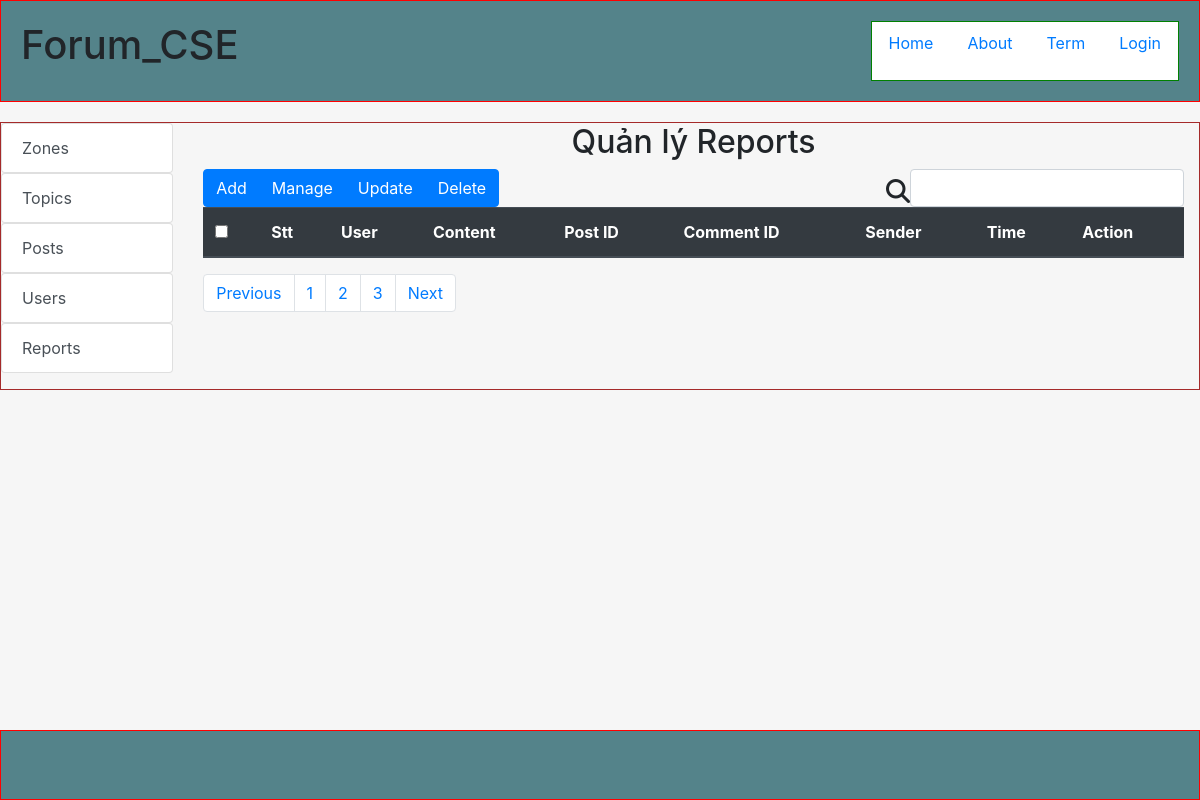
Before: /Forum/index.php?controller=admin&action=reports_index with the older database file.
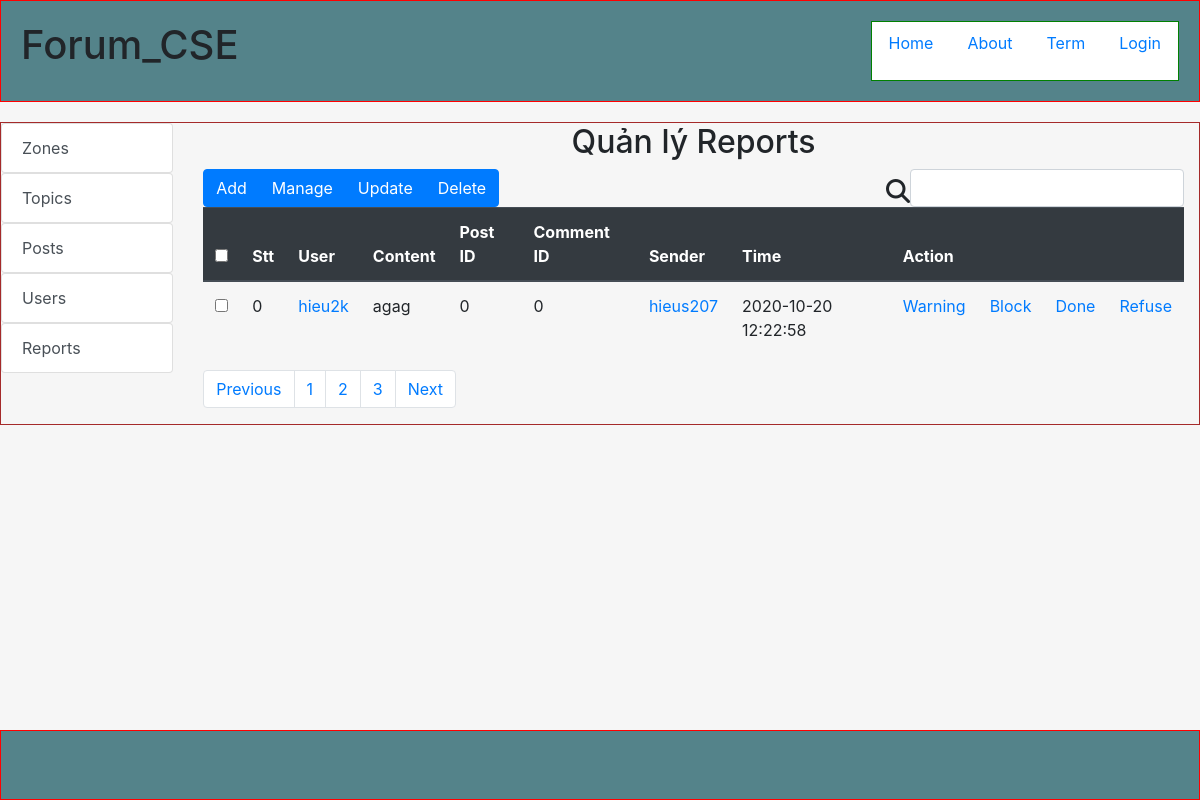
After: the same page with the newer database file.
### tables this page shows
CREATE TABLE `reports` (
  `rp_id` int(11) NOT NULL,
  `content` varchar(255) NOT NULL,
  `create_at` timestamp NOT NULL DEFAULT current_timestamp(),
  `cm_id` int(11) DEFAULT 0,
  `post_id` int(11) DEFAULT 0,
  `user_id` int(11) DEFAULT 0,
  `us_reported_id` int(11) NOT NULL
);

CREATE TABLE `users` (
  `user_id` int(11) NOT NULL,
  `username` varchar(60) NOT NULL,
  `fullname` varchar(60) NOT NULL,
  `email` varchar(255) NOT NULL,
  `avt` varchar(255) DEFAULT NULL,
  `password` varchar(255) NOT NULL,
  `code` varchar(255) DEFAULT NULL,
  `create_at` timestamp NOT NULL DEFAULT current_timestamp(),
  `admin` tinyint(4) NOT NULL DEFAULT 0,
  `status` tinyint(4) NOT NULL DEFAULT 0
);

### Forum/controllers/AdminCTL.php (called while the page is built, shortened)
<?php
require_once 'models/UserModel.php';
require_once 'models/ReportModel.php';
require_once 'controllers/ParentCTL.php';
class AdminCTL extends ParentCTL
{
  public function reports_index(){
    global $URL;
    $reportModel = new ReportModel();
    $reports = $reportModel->selectAll();
    $userModel = new UserModel();
    $users = $userModel->selectAll();
    require_once 'views/admin/reports/index.php';
  }
}
?>

### Forum/index.php (called while the page is built, shortened)
<?php
$action = isset($_GET['action']) ? $_GET['action'] : 'index';
$object = new $controller;
$object->$action();
?>

### Forum/models/model.php (called while the page is built, shortened)
<?php
    require_once("path.php");
    function openConnect(){
        $conn=mysqli_connect(HOST,USER,PASS,DB);
        return $conn;
    }
?>

### Forum/models/ReportModel.php (called while the page is built, shortened)
<?php
    require_once("model.php");
    class ReportModel{
        public $connection;
        function ReportModel($content="",$post_id="",$user_id="",$cm_id="",$us_reported_id=""){
            $this->connection=openConnect();
        }
        function selectAll(){
            $sql="SELECT * FROM ". self::TABLE;
            $rs=mysqli_query($this->connection,$sql);
            $result=mysqli_fetch_all($rs,MYSQLI_ASSOC);
            return $result;
        }
    }
?>

### Forum/path.php (called while the page is built, shortened)
<?php
    $URL="http://localhost:88/Forum/index.php?controller="
?>

### Forum/models/UserModel.php (called while the page is built, shortened)
<?php
    require_once("model.php");
    class UserModel{
        public $connection;
        function UserModel($username='',$fullname='',$email='',$password='',$admin='',$status=''){
            $this->connection=openConnect();
        }
        function selectAll($data=[]){
            $sql="SELECT * FROM ". self::TABLE;
            $rs=mysqli_query($this->connection,$sql);
            $result=mysqli_fetch_all($rs,MYSQLI_ASSOC);
            return $result;
        }
    }
?>

### Forum/views/admin/reports/index.php (the view, shortened to what the changed rows need)
<?php include_once("path.php");
global $ROOT_PATH; ?>
<?php include($ROOT_PATH."/includes/headerp1.php");?>
<link rel="stylesheet" href="assets/css/admin.css">
<?php include($ROOT_PATH."/includes/headerp2.php");?>
<?php include($ROOT_PATH."/includes/admin_headerp3.php");?>
                <div class="col-md-10">
                    <h2 class="text-center">Quản lý Reports</h2>
                    <div class="list-posted">
                        <table class="table">
                            <thead class="thead-dark">
                                <tr>
                                    <th>
                                    <input type="checkbox" name="" id="">
                                    </th>
                                    <th>Stt</th>
                                    <th>User</th>
                                    <th>Content</th>
                                    <th>Post ID</th>
                                    <th>Comment ID</th>
                                    <th>Sender</th>
                                    <th>Time</th>
                                    <th colspan="4">Action</th>
                                </tr>
                            </thead>
                            <tbody>
                                <?php foreach ($reports as $key=>$report):?>
                                    <?php foreach($users as $user){
                                        if($user['user_id']==$report['user_id']) $user_id=$user;
                                        if($user['user_id']==$report['us_reported_id']) $us_reported_id=$user;
                                    }?>
                                    <tr>
                                        <td scope="row"><input type="checkbox" name=""></td>
                                        <td><?php echo $key;?></td>
                                        <td><a href="<?php echo $URL."users&action=index&u_id=".$user_id['user_id'];?>"><?php echo $user_id['username'];?></a></td>
                                        <td><?php echo $report['content'];?></td>
                                        <td><?php echo $report['post_id'];?></td>
                                        <td><?php echo $report['cm_id'];?></td>
                                        <td><a href="<?php echo $URL."users&action=index&u_id=".$us_reported_id['user_id'];?>"><?php echo $us_reported_id['username'];?></a></td>
                                        <td><?php echo $report['create_at'];?></td>
                                        <td><a href="#">Warning</a></td>
                                        <td><a href="#">Block</a></td>
                                        <td><a href="#">Done</a></td>
                                        <td><a href="#">Refuse</a></td>
                                    </tr>
                                <?php endforeach;?>
                            </tbody>
                        </table>
                    </div>
                </div>
            </div>
        </div>
    </div>
<?php include($ROOT_PATH."/includes/footer.php");?>

Changed rows visible on the page:
added reports: key "0", user.username "hieu2k", content "agag", post "0", cm "0", us_reported.username "hieus207", create_at "2020-10-20 12:22:58"
